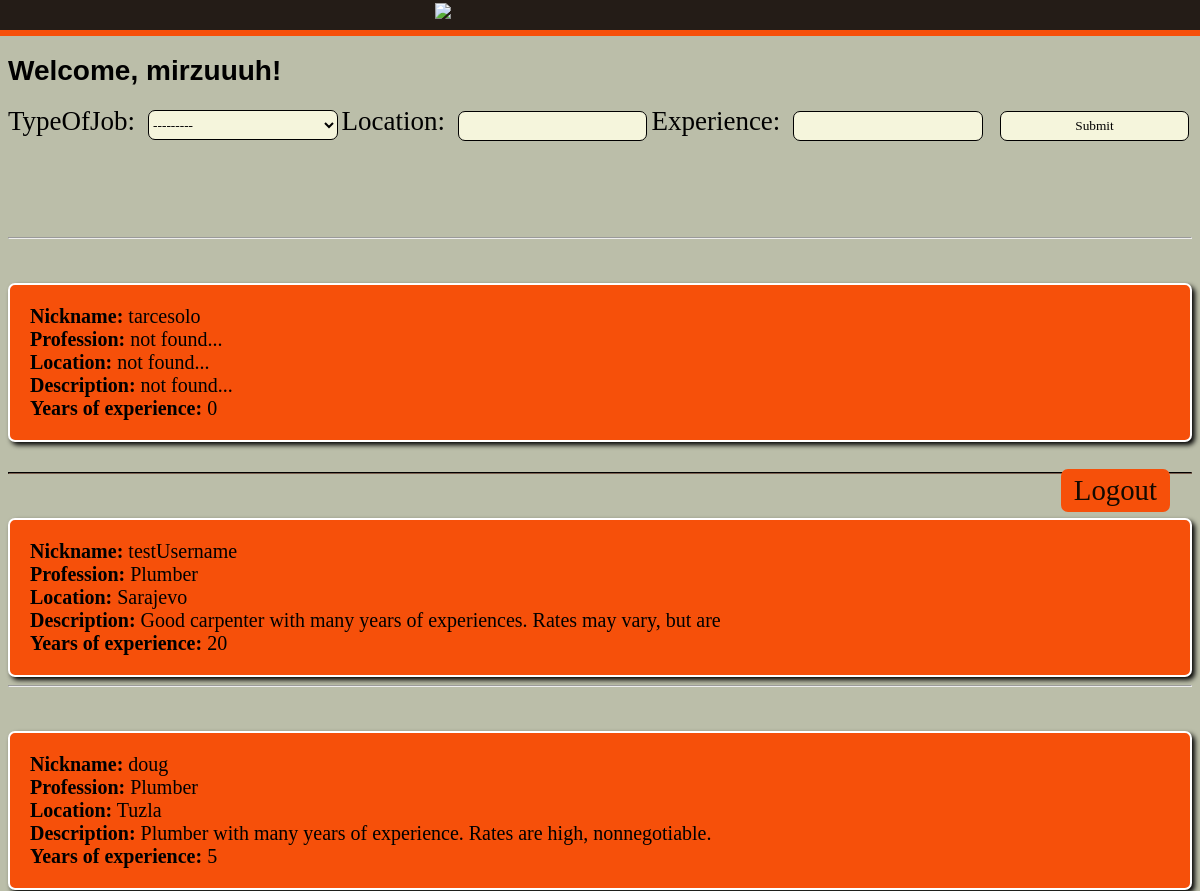
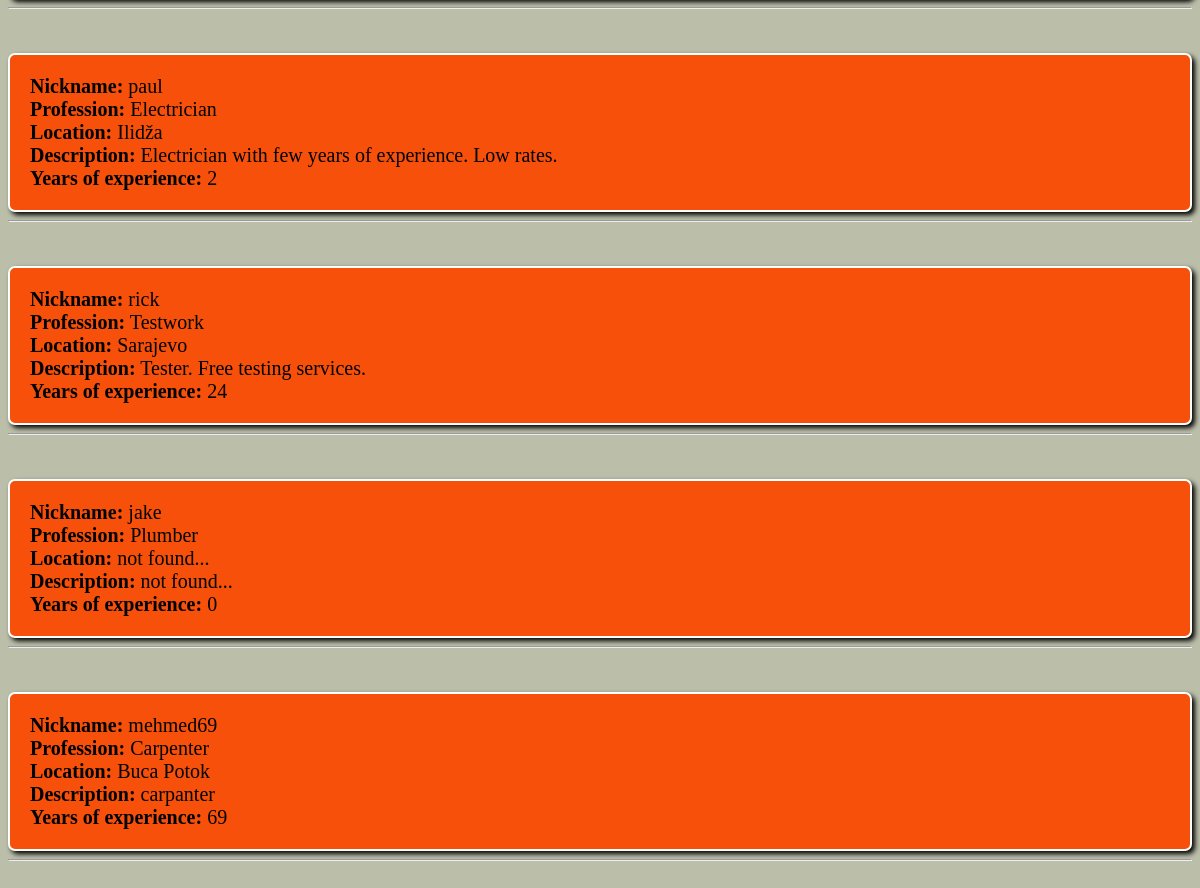
/customlanding/ (signed in), run on the app's committed database (2 pictures, top to bottom).
### accounts/models.py (models this page shows, shortened)
class UserProfile(models.Model):
	user = models.OneToOneField(User, on_delete=models.CASCADE)
	PROFILES = (	('Customer', 'Customer'),
				('Handyman', 'Handyman'))
	JOBS = (	('Plumber', 'Plumber'),
				('Carpenter', 'Carpenter'),
				('Electrician', 'Electrician'),
				('Testwork', 'Testwork')
		)
	typeOfProfile = models.CharField(max_length=100, choices=PROFILES)
	typeOfJob = models.CharField(max_length=100, choices=JOBS, default="not found...", blank=True)
	description = models.TextField(default='not found...', blank=True)
	location = models.CharField(max_length=50, default='not found...', blank=True)
	experience = models.IntegerField(default=0, blank=True)
	avatar = models.ImageField(blank=True, null=True)

### accounts/views.py (the view)
# urls.py: path('customlanding/', views.home, name="home"),
@login_required(login_url='login')
def home(request):
	profile_form = UserProfileForm()
	orders = UserProfile.objects.all()
	myFilter = HandyFilter(request.GET, queryset=orders)
	orders = myFilter.qs
	return render(request, 'accounts/customlanding.html', {'all':orders, 'myFilter':myFilter})

### accounts/templates/accounts/customlanding.html (shortened to what this page needs)
<html>
<body>
<div id="naranc">
<img src="https://i.imgur.com/0zJppMw.png" id="logo">
</div>
<div id="naranc2">
</div>
<h1>Welcome, {{request.user}}!</h1>
<span id="logout" class="log"><a href="/logout/">Logout</a></span>
<form action="" method="GET">
{{ myFilter.form }}
<input type="submit" name="submit">
</form>
<br><br><br><br><hr>
<div class="kartice">
	<br><br>
{% for item in all %}
<div class="c1">
	<p>Nickname:</p>  {{item.user.username}}				<br>
	<p>Profession:</p> 	  {{item.typeOfJob}}		     <br>
	<p>Location:</p>   {{item.location}}				 <br>
	<p>Description:</p>   {{item.description}}			 <br>
	<p>Years of experience:</p>  {{item.experience}}	    <br></div>
	<hr><br><br>
</div>
{% endfor %}
</body>
</html>

### accounts/templates/accounts/customlanding.html (style rules this page uses)
body { background-color: #bbbea9; }
h1 { font-family: arial; font-size: 28px; }
.kartice hr { margin-top: 30px; border-color: #241C17; background-color: #241C17; }
.log { font-size: 180%; font-family: arial light; color: white; position: absolute; right: 2.5%; top: 26%; border: 5px solid #f6500a; border-radius: 7px; background-color: #f6500a; }
.log a { text-decoration: none; color: #130a01; padding: 8px; }
#naranc { margin: -8px -8px 0px -8px; min-height: 30px; background-color: #241C17; }
#naranc2 { margin: 0px -8px 10px -8px; min-height: 6px; background-color: #f6500a; }
#logo { max-width: 28%; max-height: 28%; padding: 3px 3px 3px 3px; margin-left: 36%; margin-right: 36%; }
select { background-color: beige; width:16%; height: 30px; font-family: calibri; margin-left: 13px; border-radius:7px; border: solid 1px black; }
input { background-color: beige; width:16%; height: 30px; font-family: calibri; margin-left: 13px; border-radius:7px; border: solid 1px black; }
label { font-family: calibri; font-size: 27px; }
.c1 { background-color: #f75705; padding: 10px 30px 10px 30px; font-family: arial light; font-size: 20px; border: 6px solid #241C17; border-radius: 7px; border: solid white 2px; border-radius: 7px; background-color: #f6500a; box-shadow: 3px 3px 5px black; padding: 20px 20px 20px 20px; }
.c1 p { font-weight: bold; display: inline; }

### data on the page
UserProfile: user.username "tarcesolo", typeOfJob "not found...", location "not found...", description "not found...", experience "0"
UserProfile: user.username "testUsername", typeOfJob "Plumber", location "Sarajevo", description "Good carpenter with many years of experiences. Rates may vary, but are", experience "20"
UserProfile: user.username "doug", typeOfJob "Plumber", location "Tuzla", description "Plumber with many years of experience. Rates are high, nonnegotiable.", experience "5"
UserProfile: user.username "paul", typeOfJob "Electrician", location "Ilidža", description "Electrician with few years of experience. Low rates.", experience "2"
UserProfile: user.username "rick", typeOfJob "Testwork", location "Sarajevo", description "Tester. Free testing services.", experience "24"
UserProfile: user.username "jake", typeOfJob "Plumber", location "not found...", description "not found...", experience "0"
UserProfile: user.username "mehmed69", typeOfJob "Carpenter", location "Buca Potok", description "carpanter", experience "69"

### other printed values
{{ request.user }} "mirzuuuh"
